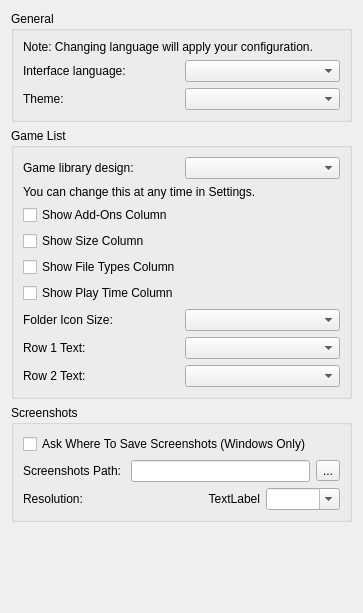
<?xml version="1.0" encoding="UTF-8"?>
<ui version="4.0">
 <class>ConfigureUi</class>
 <widget class="QWidget" name="ConfigureUi">
  <property name="geometry">
   <rect>
    <x>0</x>
    <y>0</y>
    <width>363</width>
    <height>613</height>
   </rect>
  </property>
  <property name="windowTitle">
   <string>Form</string>
  </property>
  <property name="accessibleName">
   <string>UI</string>
  </property>
  <layout class="QVBoxLayout" name="verticalLayout">
   <item>
    <widget class="QGroupBox" name="general_groupBox">
     <property name="title">
      <string>General</string>
     </property>
     <layout class="QHBoxLayout" name="horizontalLayout">
      <item>
       <layout class="QVBoxLayout" name="verticalLayout_2">
        <item>
         <widget class="QLabel" name="label_change_language_info">
          <property name="text">
           <string>Note: Changing language will apply your configuration.</string>
          </property>
          <property name="wordWrap">
           <bool>true</bool>
          </property>
         </widget>
        </item>
        <item>
         <layout class="QHBoxLayout" name="horizontalLayout_2">
          <item>
           <widget class="QLabel" name="language_label">
            <property name="text">
             <string>Interface language:</string>
            </property>
           </widget>
          </item>
          <item>
           <widget class="QComboBox" name="language_combobox"/>
          </item>
         </layout>
        </item>
        <item>
         <layout class="QHBoxLayout" name="horizontalLayout_3">
          <item>
           <widget class="QLabel" name="theme_label">
            <property name="text">
             <string>Theme:</string>
            </property>
           </widget>
          </item>
          <item>
           <widget class="QComboBox" name="theme_combobox"/>
          </item>
         </layout>
        </item>
       </layout>
      </item>
     </layout>
    </widget>
   </item>
   <item>
    <widget class="QGroupBox" name="GameListGroupBox">
     <property name="title">
      <string>Game List</string>
     </property>
     <layout class="QHBoxLayout" name="GameListHorizontalLayout">
      <item>
       <layout class="QVBoxLayout" name="GeneralVerticalLayout">
        <item>
         <layout class="QHBoxLayout" name="game_library_style_layout">
          <item>
           <widget class="QLabel" name="game_library_style_label">
            <property name="text">
             <string>Game library design:</string>
            </property>
           </widget>
          </item>
          <item>
           <widget class="QComboBox" name="game_library_style_combobox"/>
          </item>
         </layout>
        </item>
        <item>
         <widget class="QLabel" name="game_library_style_note">
          <property name="text">
           <string>You can change this at any time in Settings.</string>
          </property>
          <property name="wordWrap">
           <bool>true</bool>
          </property>
         </widget>
        </item>
        <item>
         <widget class="QCheckBox" name="show_add_ons">
          <property name="text">
           <string>Show Add-Ons Column</string>
          </property>
         </widget>
        </item>
        <item>
         <widget class="QCheckBox" name="show_size">
          <property name="text">
           <string>Show Size Column</string>
          </property>
         </widget>
        </item>
        <item>
         <widget class="QCheckBox" name="show_types">
          <property name="text">
           <string>Show File Types Column</string>
          </property>
         </widget>
        </item>
        <item>
         <widget class="QCheckBox" name="show_play_time">
          <property name="text">
           <string>Show Play Time Column</string>
          </property>
         </widget>
        </item>
        <item>
         <layout class="QHBoxLayout" name="folder_icon_size_qhbox_layout_2">
          <item>
           <widget class="QLabel" name="folder_icon_size_label">
            <property name="text">
             <string>Folder Icon Size:</string>
            </property>
           </widget>
          </item>
          <item>
           <widget class="QComboBox" name="folder_icon_size_combobox"/>
          </item>
         </layout>
        </item>
        <item>
         <layout class="QHBoxLayout" name="row_1_qhbox_layout">
          <item>
           <widget class="QLabel" name="row_1_label">
            <property name="text">
             <string>Row 1 Text:</string>
            </property>
           </widget>
          </item>
          <item>
           <widget class="QComboBox" name="row_1_text_combobox"/>
          </item>
         </layout>
        </item>
        <item>
         <layout class="QHBoxLayout" name="row_2_qhbox_layout">
          <item>
           <widget class="QLabel" name="row_2_label">
            <property name="text">
             <string>Row 2 Text:</string>
            </property>
           </widget>
          </item>
          <item>
           <widget class="QComboBox" name="row_2_text_combobox"/>
          </item>
         </layout>
        </item>
       </layout>
      </item>
     </layout>
    </widget>
   </item>
   <item>
    <widget class="QGroupBox" name="screenshots_GroupBox">
     <property name="title">
      <string>Screenshots</string>
     </property>
     <layout class="QVBoxLayout" name="verticalLayout_4">
      <item>
       <layout class="QVBoxLayout" name="verticalLayout_3">
        <item>
         <widget class="QCheckBox" name="enable_screenshot_save_as">
          <property name="text">
           <string>Ask Where To Save Screenshots (Windows Only)</string>
          </property>
         </widget>
        </item>
        <item>
         <layout class="QHBoxLayout" name="horizontalLayout_4">
          <item>
           <widget class="QLabel" name="label">
            <property name="text">
             <string>Screenshots Path: </string>
            </property>
           </widget>
          </item>
          <item>
           <widget class="QLineEdit" name="screenshot_path_edit"/>
          </item>
          <item>
           <widget class="QToolButton" name="screenshot_path_button">
            <property name="text">
             <string>...</string>
            </property>
           </widget>
          </item>
         </layout>
        </item>
        <item>
         <layout class="QGridLayout" name="gridLayout">
          <property name="spacing">
           <number>6</number>
          </property>
          <item row="0" column="1">
           <layout class="QHBoxLayout" name="horizontalLayout_5">
            <item>
             <widget class="QLabel" name="screenshot_width">
              <property name="text">
               <string>TextLabel</string>
              </property>
              <property name="alignment">
               <set>Qt::AlignmentFlag::AlignRight|Qt::AlignmentFlag::AlignTrailing|Qt::AlignmentFlag::AlignVCenter</set>
              </property>
             </widget>
            </item>
            <item>
             <widget class="QComboBox" name="screenshot_height">
              <property name="editable">
               <bool>true</bool>
              </property>
             </widget>
            </item>
           </layout>
          </item>
          <item row="0" column="0">
           <widget class="QLabel" name="label_3">
            <property name="text">
             <string>Resolution:</string>
            </property>
           </widget>
          </item>
         </layout>
        </item>
       </layout>
      </item>
     </layout>
    </widget>
   </item>
   <item>
    <spacer name="verticalSpacer">
     <property name="orientation">
      <enum>Qt::Orientation::Vertical</enum>
     </property>
     <property name="sizeHint" stdset="0">
      <size>
       <width>20</width>
       <height>40</height>
      </size>
     </property>
    </spacer>
   </item>
  </layout>
 </widget>
 <resources/>
 <connections/>
</ui>
